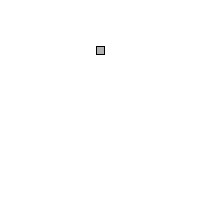
Frame 1 (no input)
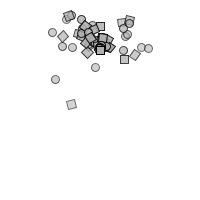
Frame 60 (the mouse pressed at the canvas centre just before this capture)
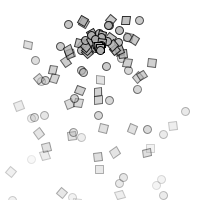
Frame 120 (the mouse held since frame 60 and released just before this capture)

The Processing sketch that drew these frames (run headless with seeded random() and noise(); from frame 60 on, the mouse is pressed at the canvas centre):

// Processing sketch: e05_particle_system_inheritance_and_confetti
// ── e05_particle_system_inheritance_and_confetti.pde
import java.util.Iterator;

ParticleSystem ps;

void setup() {
  size(200,200);
  ps = new ParticleSystem(width/2,50);
}

void draw() {
  background(255);
  ps.run();
}

class ParticleSystem {
  
  ArrayList<Particle> particles;
  
  PVector location;
  
  ParticleSystem(float x, float y) {
    particles = new ArrayList<Particle>();
    location = new PVector(x,y);
  }
  
  void run() {
    _addParticle();
    _updateParticles();
  }
  
  void _addParticle() {
    if (random(0,1) < 0.5)
      particles.add(new Particle(location));
    else
      particles.add(new Confetti(location));
  }
  
  void _updateParticles() {
    Iterator<Particle> it = particles.iterator();
    while (it.hasNext()) {
      Particle p = it.next();
      p.display();
      p.update();
      if (p.isDead())
        it.remove();
    }
  }
}

class Particle {
  
  PVector location;
  PVector velocity = new PVector(random(-1,1),random(-2,-0.5));
  PVector acceleration = new PVector(0,0.05);
  
  float lifespan = 255;
  
  Particle(PVector location_) {
    location = location_.copy();
  }
  
  void display() {
    stroke(0,lifespan);
    fill(175,lifespan);
    ellipse(location.x,location.y,8,8);
  }
  
  void update() {
    velocity.add(acceleration);
    location.add(velocity);
    lifespan -= 2;
  }
  
  boolean isDead() {
    return lifespan < 0;
  }
}

class Confetti extends Particle {
  
  Confetti(PVector location_) {
    super(location_);
  }
  
  void display() {
    float theta = map(location.x,0,width,0,4*PI);
    
    pushMatrix();
    translate(location.x,location.y);
    rotate(theta);
    rectMode(CENTER);
    stroke(0,lifespan);
    fill(175,lifespan);
    rect(0,0,8,8);
    popMatrix();
  }
}
